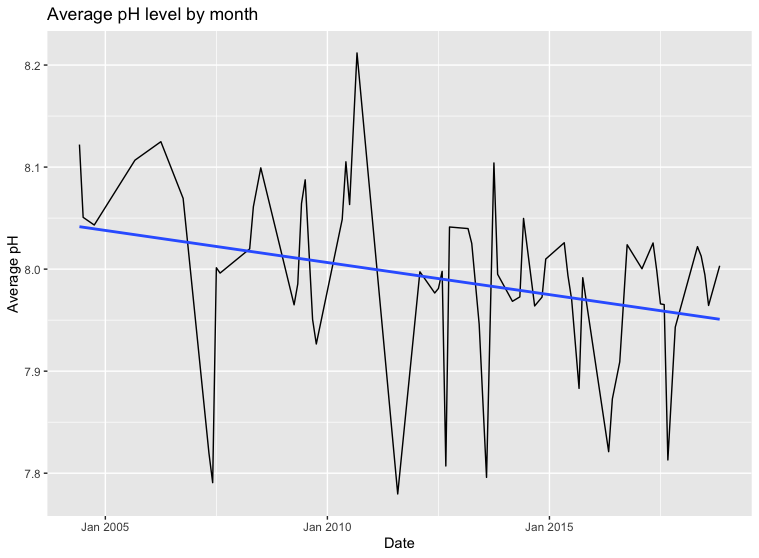

Reproduce this figure in R.
install.packages("tidyverse")
install.packages("ggplot2")
install.packages("zoo")
library(dplyr)
library(zoo)
library(tidyverse)
library(ggplot2)

setwd("/Users/zkornas/Documents/git/code/final-project-starter-raina/data")
ocean_data <- read.csv("CODAP_NA_v2021.csv", stringsAsFactors = FALSE)

ocean_data$pH_TS_insitu_calculated <- as.numeric(ocean_data$pH_TS_insitu_calculated)
ocean_data$Year_UTC <- as.numeric(ocean_data$Year_UTC)
ocean_data$fCO2_insitu_calculated <- as.numeric(ocean_data$fCO2_insitu_calculated)

ocean_data$Date <- as.yearmon(paste(ocean_data$Year_UTC, ocean_data$Month_UTC), "%Y %m")

ocean_data <- ocean_data %>%
  filter(pH_TS_insitu_calculated > 0, na.rm = TRUE) %>%
  filter(fCO2_insitu_calculated > 0, na.rm = TRUE)

ph_by_date <- ocean_data %>%
  group_by(Date) %>%
  summarise(mean_pH = mean(pH_TS_insitu_calculated), number_of_observations = n())

mean_ph_plot <- ggplot(data = ph_by_date, aes(x = Date, y = mean_pH)) +
  geom_line() +
  geom_smooth(method = 'lm', se = FALSE)

print(mean_ph_plot + ggtitle("Average pH level by month") + labs(x = "Date", y = "Average pH"))
